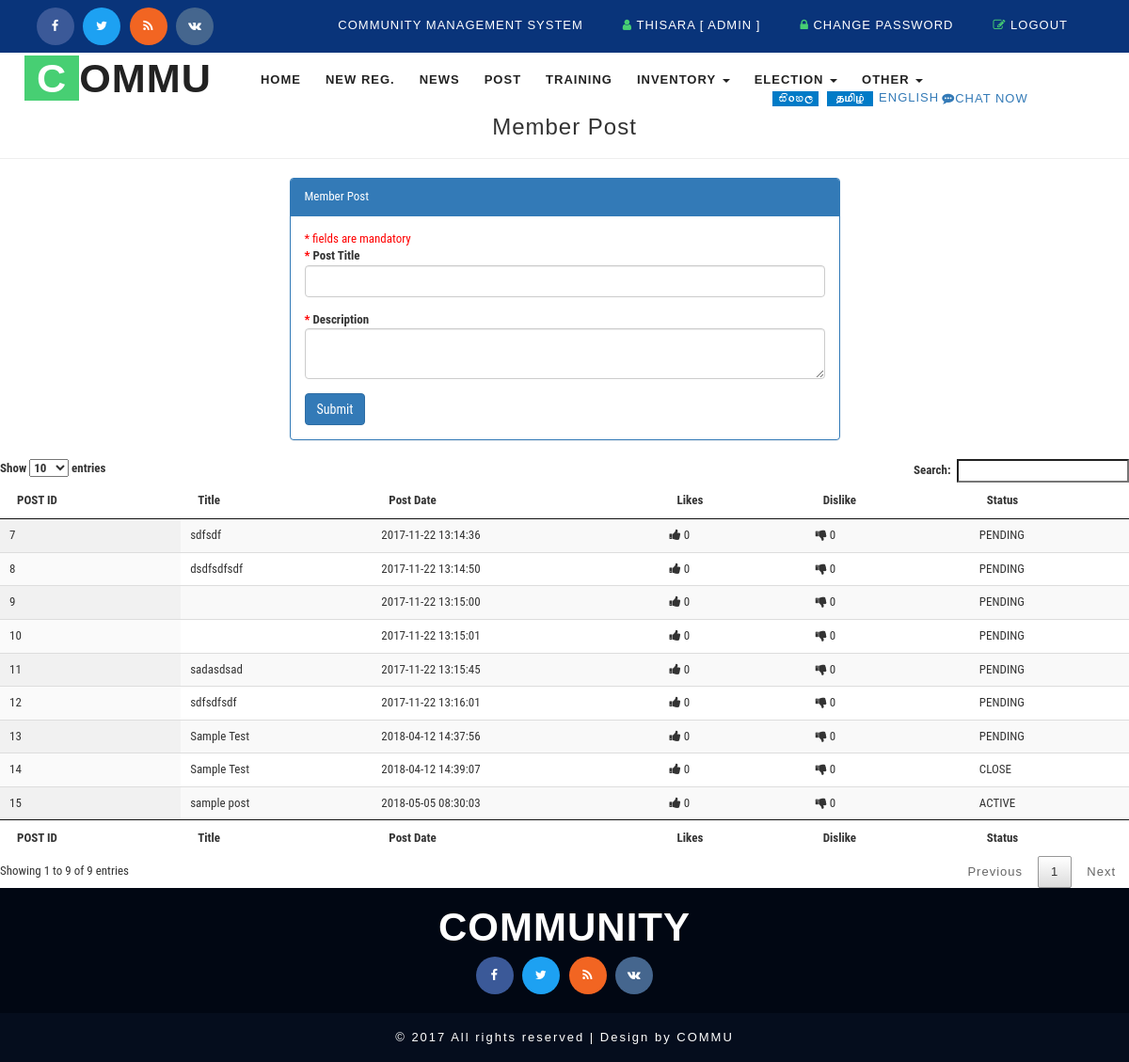
/member_post.php (signed in), run on the app's committed database.
### tables this page shows
CREATE TABLE `cms_post` (
  `id` int(5) NOT NULL AUTO_INCREMENT,
  `posttitle` varchar(250) DEFAULT NULL,
  `description` varchar(250) DEFAULT NULL,
  `plike` int(5) DEFAULT '0',
  `dislike` int(5) DEFAULT '0',
  `usercreated` int(5) DEFAULT NULL COMMENT 'cms_member',
  `datecreated` timestamp NOT NULL DEFAULT CURRENT_TIMESTAMP,
  `status` varchar(10) DEFAULT 'PENDING' COMMENT 'PENDING|ACTIVE|CLOSE',
  PRIMARY KEY (`id`),
  KEY `FK_cms_post_member` (`usercreated`),
  CONSTRAINT `FK_cms_post_member` FOREIGN KEY (`usercreated`) REFERENCES `cms_member` (`id`)
);

### model/DB.php (called while the page is built, shortened)
<?php
function getDBConnection() {
    $servername = "localhost";
    $username = "root";
    $password = "123";
    $db = "cmsdb";
    $conn = mysqli_connect($servername, $username, $password, $db);
    if (!$conn) {
        die("Connection failed: " . mysqli_connect_error());
    } else {
        return $conn;
    }
}
function getData($sql) {
    $conn = getDBConnection();
    $result = mysqli_query($conn, $sql);
    if (mysqli_num_rows($result) > 0) {
        return $result;
    } else {
        return FALSE;
    }
}
?>

### member_post.php (the view, shortened to what this page needs)
<!DOCTYPE html>
<html lang="en">
    <head>
        <?php include_once './basecss.php'; ?>
    </head>
    <body>
        <div class="header">
            <div class="w3layouts_header_right">
                <div class="agileits-social top_content">
                    <ul>
                        <li><a href="#"><i class="fa fa-facebook"></i></a></li>
                        <li><a href="#"><i class="fa fa-twitter"></i></a></li>
                        <li><a href="#"><i class="fa fa-rss"></i></a></li>
                        <li><a href="#"><i class="fa fa-vk"></i></a></li>
                    </ul>
                </div>
            </div>
            <div class="w3layouts_header_left">
                <?php include './_top.php'; ?>
            </div>
            <div class="clearfix"> </div>
        </div>
        <div class="banner">
            <nav class="navbar navbar-default">
                <div class="navbar-header navbar-left">
                    <h1><a class="navbar-brand" href="index.html"><span>C</span>OMMU</a></h1>
                </div>
                <div class="collapse navbar-collapse navbar-right" id="bs-example-navbar-collapse-1">
                    <nav class="link-effect-2" id="link-effect-2">
                    </nav>
                </div>
                <div class="w3_agile_search">
                    <?php
                    include '_search.php';
                    ?>
                </div>
            </nav>
        </div>
        <div class="row">
            <div class="col-md-12">
                <h3 style="text-align: center">Member Post</h3>
                <hr>
            </div>
        </div>
        <div class="row">
            <div class="col-md-3"></div>
            <div class="col-md-6">
                <?php
                include './model/DB.php';
                ?>
                <div class="panel panel-primary">
                    <div class="panel-heading ">Member Post</div>
                    <div class="panel-body">
                        <span class="mando-msg">* fields are mandatory</span>
                        <form action="member_post.php" method="post">
                            <div class="form-group">
                                <label for="exampleInputEmail1"><span class="mando-msg">*</span> Post Title</label>
                                <input name="posttitle" type="text" required="" class="form-control" id="exampleInputEmail1" >
                            </div>
                            <div class="form-group">
                                <label for="exampleInputPassword1"><span class="mando-msg">*</span> Description</label>
                                <textarea name="description" class="form-control" required=""></textarea>
                            </div>
                            <button type="submit" name="btnSub" class="btn btn-primary">Submit</button>
                        </form>
                    </div>
                </div>
            </div>
            <div class="col-md-3"></div>
        </div>
        <table id="example" class="display" cellspacing="0" width="100%" style="font-size: small">
            <thead>
                <tr>
                    <th>POST ID</th>
                    <th>Title</th>
                    <th>Post Date</th>
                    <th>Likes</th>
                    <th>Dislike</th>
                    <th>Status</th>
                </tr>
            </thead>
            <tfoot>
                <tr>
                    <th>POST ID</th>
                    <th>Title</th>
                    <th>Post Date</th>
                    <th>Likes</th>
                    <th>Dislike</th>
                    <th>Status</th>
                </tr>
            </tfoot>
            <tbody>
                <?php
                $sqlAllPost = " SELECT * FROM cms_post WHERE usercreated = " . $_SESSION['ssn_user'] ['id'];
                $resultPost = getData($sqlAllPost);
                if ($resultPost != FALSE) {
                    while ($row = mysqli_fetch_assoc($resultPost)) {
                        ?>
                        <tr>
                            <td><?= $row['id']; ?></td>
                            <td><?= $row['posttitle']; ?></td>
                            <td><?= $row['datecreated']; ?></td>
                            <td><i class="fa fa-thumbs-up"></i> <?= $row['plike']; ?></td>
                            <td><i class="fa fa-thumbs-down"></i> <?= $row['dislike']; ?> </td>
                            <td><?= $row['status']; ?></td>
                        </tr>
                        <?php
                    }
                }
                ?>
            </tbody>
        </table>
        <?php include './_footer.php'; ?>
    </body>
</html>

### css/style.css (style rules this page uses)
.mando-msg { color:red; }
html, body { font-size: small; font-family: 'Source Sans Pro', sans-serif; background:#ffffff; margin: 0; }
p,ul li,ol li,body a { margin:0; font-family: 'Source Sans Pro', sans-serif; letter-spacing:1px; }
h1,h2,h3,h4,h5,h6 { font-family: 'Source Sans Pro', sans-serif; margin:0; letter-spacing:1px; }
ul,label { margin:0; padding:0; }
input[type="submit"],input[type="reset"],input[type="search"],input[type="text"],input[type="email"] { -webkit-transition: 0.5s ease-in; -moz-transition: 0.5s ease-in; -ms-transition: 0.5s ease-in; -o-transition: 0.5s ease-in; transition:0.5s ease-in; font-family: 'Source Sans Pro', sans-serif; }
.w3layouts_header_left { float: right; margin-top: 10px; }
.w3layouts_header_right { float:left; }
.header { padding: 0.6em 3em; background: #09347a; }
.w3layouts_header_right ul li { display:inline-block; color: #fff; }
.agileits-social.top_content ul { margin: 0!important; }
.agileits-social.top_content { margin: 0!important; }
.w3layouts_header_right ul li i { color: #47cf73; }
.w3layouts_header_right ul li a { color: #fff; text-decoration:none; }
.navbar-default { background: none; border: none; }
.navbar { margin-bottom: 0; }
.navbar-collapse { padding: 0; }
.navbar-right { margin-right: 0; }
nav.navbar.navbar-default { background: none; padding: 0.5em 2em; }
.navbar-right { float: left !important; margin: 1em 0 0 12em; }
.navbar-default .navbar-brand,.navbar-default .navbar-brand:hover, .navbar-default .navbar-brand:focus { color: #222; }
.navbar-brand { height: 42px; padding: 0; font-size: 1.2em; line-height: 43px; font-weight: 700; text-transform: uppercase; }
.navbar-brand span { color: #fff; background: #47cf73; padding: 0px 13px; }
.w3_agile_search { float:right; width: 25%; }
.agileits-social ul { padding:0; margin:0; margin-top: 8px; }
.agileits-social ul li { display:inline-block; }
.agileits-social ul li a { color: #333; text-align: center; }
.agileits-social ul li a i.fa.fa-facebook { height: 40px; width: 40px; background: #3b5998; line-height: 40px; color: #fff; border-radius: 50%; -webkit-border-radius: 50%; -moz-border-radius: 50%; -o-border-radius: 50%; -ms-border-radius: 50%; transition:0.5s all; -webkit-transition:0.5s all; -moz-transition:0.5s all; -o-transition:0.5s all; -ms-transition:0.5s all; }
.agileits-social ul li a i.fa.fa-twitter { height: 40px; width: 40px; background: #1da1f2; line-height: 40px; color: #fff; border-radius: 50%; -webkit-border-radius: 50%; -moz-border-radius: 50%; -o-border-radius: 50%; -ms-border-radius: 50%; transition:0.5s all; -webkit-transition:0.5s all; -moz-transition:0.5s all; -o-transition:0.5s all; -ms-transition:0.5s all; }
.agileits-social ul li a i.fa.fa-rss { height: 40px; width: 40px; background: #f26522; line-height: 40px; color: #fff; border-radius: 50%; -webkit-border-radius: 50%; -moz-border-radius: 50%; -o-border-radius: 50%; -ms-border-radius: 50%; transition:0.5s all; -webkit-transition:0.5s all; -moz-transition:0.5s all; -o-transition:0.5s all; -ms-transition:0.5s all; }
.agileits-social ul li a i.fa.fa-vk { height: 40px; width: 40px; background: #45668e; line-height: 40px; color: #fff; border-radius: 50%; -webkit-border-radius: 50%; -moz-border-radius: 50%; -o-border-radius: 50%; -ms-border-radius: 50%; transition:0.5s all; -webkit-transition:0.5s all; -moz-transition:0.5s all; -o-transition:0.5s all; -ms-transition:0.5s all; }
.agileits-social ul li:nth-child(2) { margin:0 .5em; }
.agileits-social ul li:nth-child(3) { margin:0 .5em 0 0; }
@media (max-width:1440px) { .navbar-right { margin: 1em 0 0 9em; } }
@media (max-width:1440px) { .w3_agile_search { float: right; width: 29%; } }
@media (max-width: 1366px) { .navbar-right { margin: 1em 0 0 6em; } }
@media (max-width: 1366px) { .w3_agile_search { float: right; width:30%; } }
@media (max-width: 1280px) { .navbar-right { margin: 1em 0 0 3em; } }
@media (max-width: 1280px) { .w3_agile_search { float: right; width: 31%; } }

### data on the page
cms_post: id "7", posttitle "sdfsdf", datecreated "2017-11-22 13:14:36", plike "0", dislike "0", status "PENDING"
cms_post: id "8", posttitle "dsdfsdfsdf", datecreated "2017-11-22 13:14:50", plike "0", dislike "0", status "PENDING"
cms_post: id "9", datecreated "2017-11-22 13:15:00", plike "0", dislike "0", status "PENDING"
cms_post: id "10", datecreated "2017-11-22 13:15:01", plike "0", dislike "0", status "PENDING"
cms_post: id "11", posttitle "sadasdsad", datecreated "2017-11-22 13:15:45", plike "0", dislike "0", status "PENDING"
cms_post: id "12", posttitle "sdfsdfsdf", datecreated "2017-11-22 13:16:01", plike "0", dislike "0", status "PENDING"
cms_post: id "13", posttitle "Sample Test", datecreated "2018-04-12 14:37:56", plike "0", dislike "0", status "PENDING"
cms_post: id "14", posttitle "Sample Test", datecreated "2018-04-12 14:39:07", plike "0", dislike "0", status "CLOSE"
cms_post: id "15", posttitle "sample post", datecreated "2018-05-05 08:30:03", plike "0", dislike "0", status "ACTIVE"

### other printed values
$_SESSION['ssn_user']['firstname'] "THISARA"
$_SESSION['ssn_user']['role'] "ADMIN"
